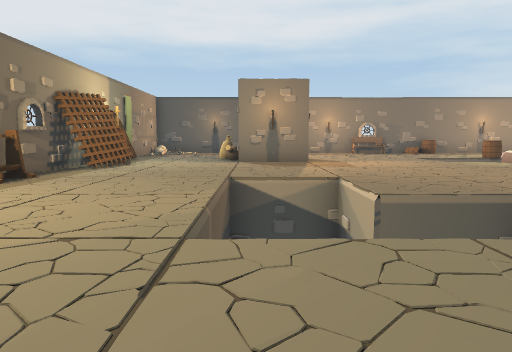
view 1 (above)

16 first-person views from a walk through a Unity game level. The camera is 1.4 m above the floor, tilts 6° down and sees 70° across. The floor is counted in squares, 2 m on a side. Each view is taken from the middle of a square. On the plan, view 1 faces up. The plan holds only what a view shows up to about 11 squares ahead; the rest is blank. The place goes on beyond the plan.

view 2
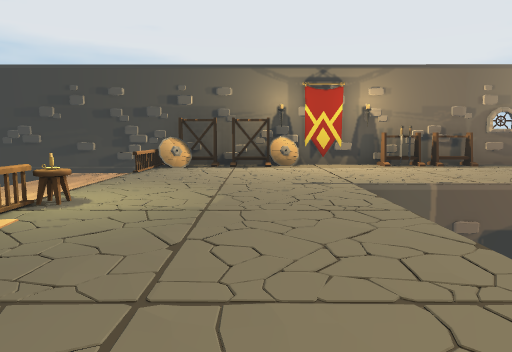

view 3
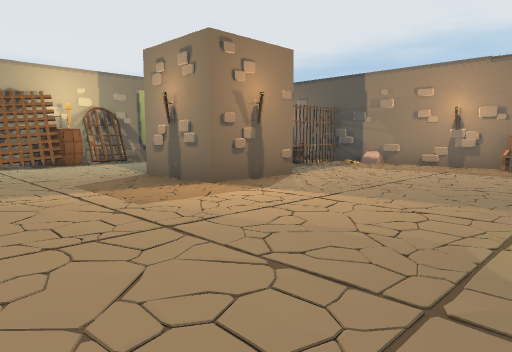

view 4
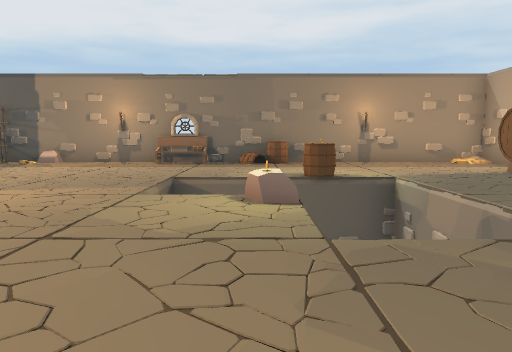

view 5
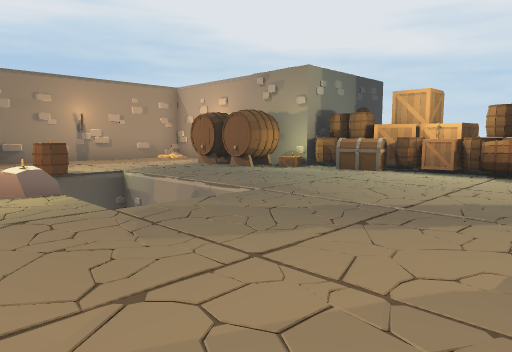

view 6
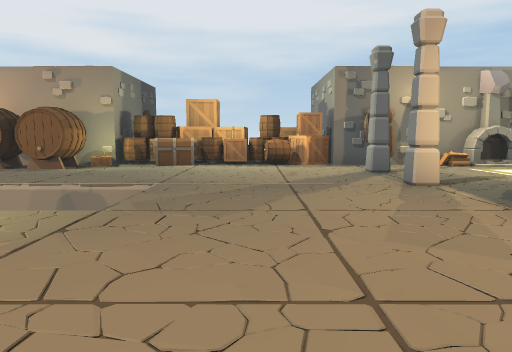

view 7
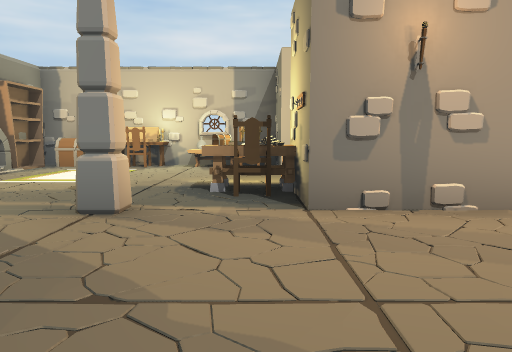

view 8
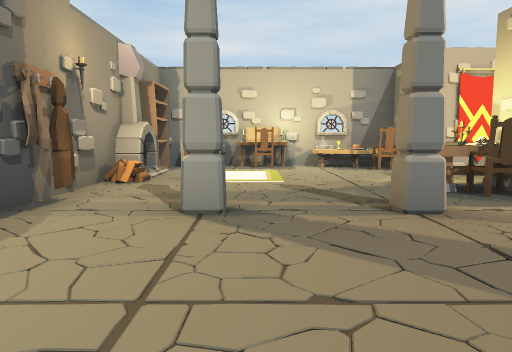

view 9
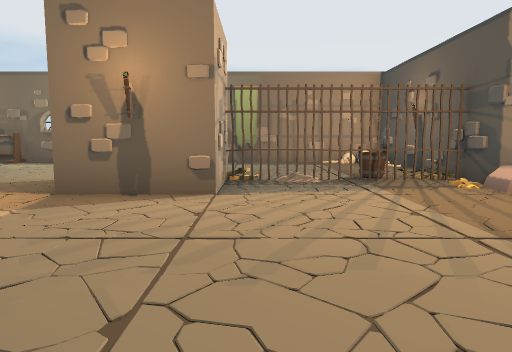

view 10
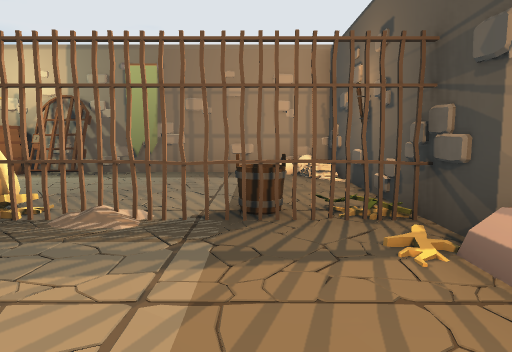

view 11
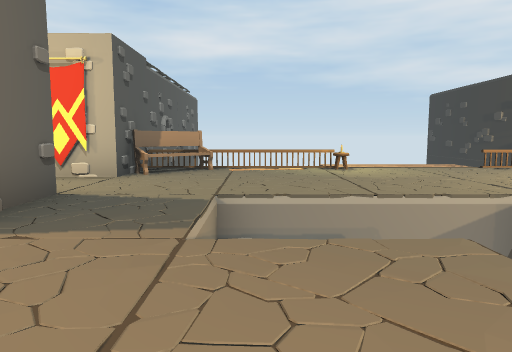

view 12
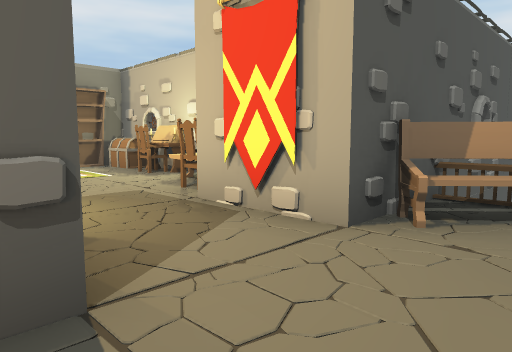

view 13
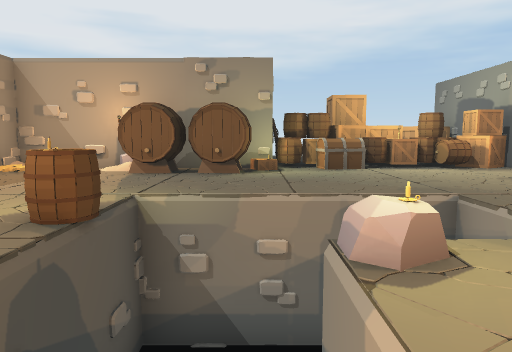

view 14
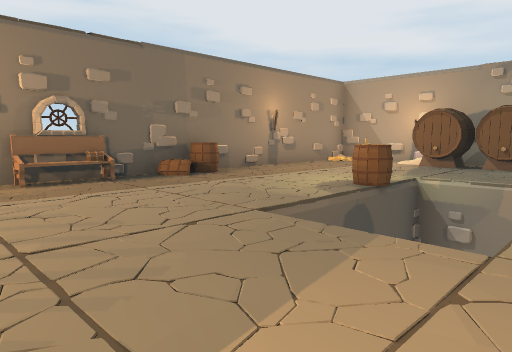

view 15
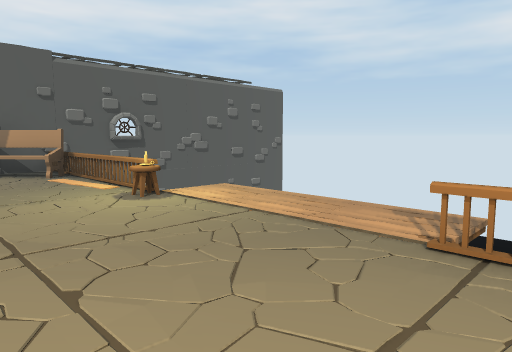

view 16
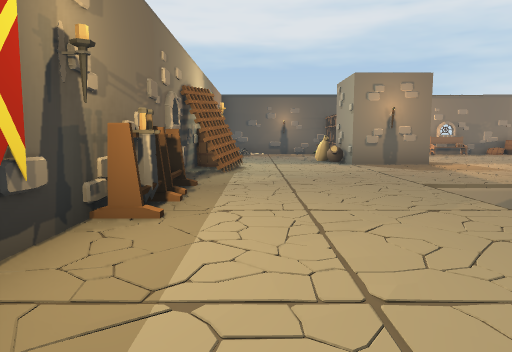

### Floor plan
Key: @ floor where view 1 was taken; # wall or solid block; . floor; ^ raised ledge; v drop or lower ground; B barrel; R rack; A banner; S shield; I railing; E bench; C chest; F box; P pillar; T table; L fireplace; H chair; G shelf; N thing the floor can be seen under or through; O other object.
Columns run from 5 left of view 1 to 16 right of it. Each row starts with its distance up from view 1.
 17 ^^^^^#O^####^^^^^^O#
 16 #OO..#O...CEBB.....#
 15 ^....O.............^
 14 ^....N............OO
 13 ^....N.......B...BB#
 12 ^...O##....vvBv..BB#
 11 ^#..O##....vv v...B###
 10 ^B..........O v....BO#
  9 #O...........  ...CBFO
  8 #O................BFFO
  7 #..................BO
  6 #R...vv...........FFO
  5 ^O...v .......P.PP.#
  4 ^R...v vv..##...PP.#
  3 ^A...vvvv..##HT....#
  2 ^S................O#
  1 ^R.........A......L#
  0 ^R...@....E##H....G#
 -1  IS..OII.II#^TTOHCC#
 -2 #v        v########
 -3  v        v^
 -4  v        v^
 -5 ^v        v^

Positions as (right, up) in squares from view 1, and headings:
1: (0, 0), facing up
2: (5, 1), facing left
3: (6, 7), facing up-left
4: (7, 6), facing up
5: (6, 5), facing up-right
6: (4, 7), facing right
7: (8, 8), facing down
8: (11, 8), facing down
9: (6, 13), facing left
10: (3, 15), facing left
11: (3, 7), facing down
12: (4, 3), facing down-right
13: (5, 11), facing right
14: (3, 10), facing up-right
15: (-3, 1), facing down-right
16: (-3, 1), facing up
